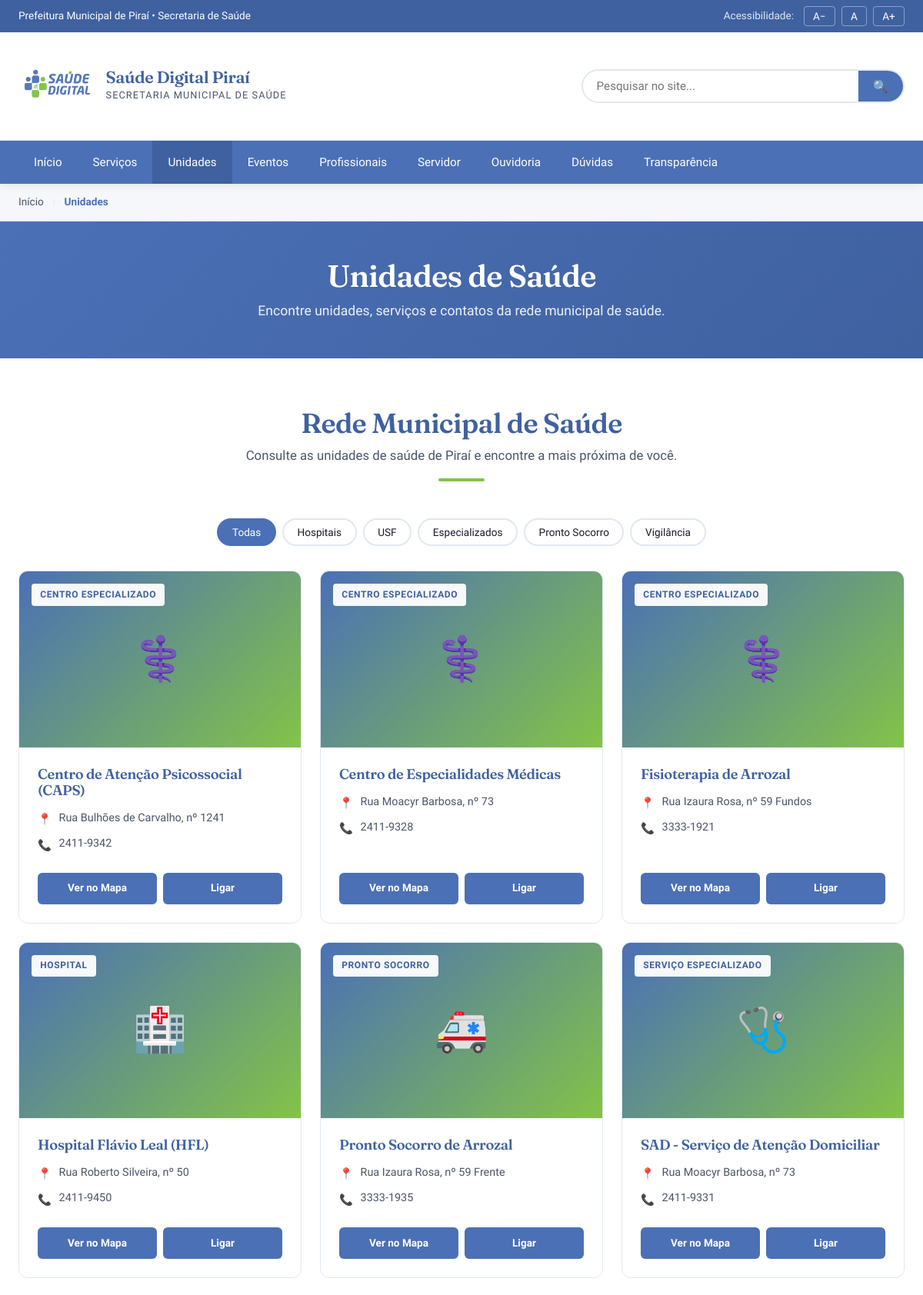
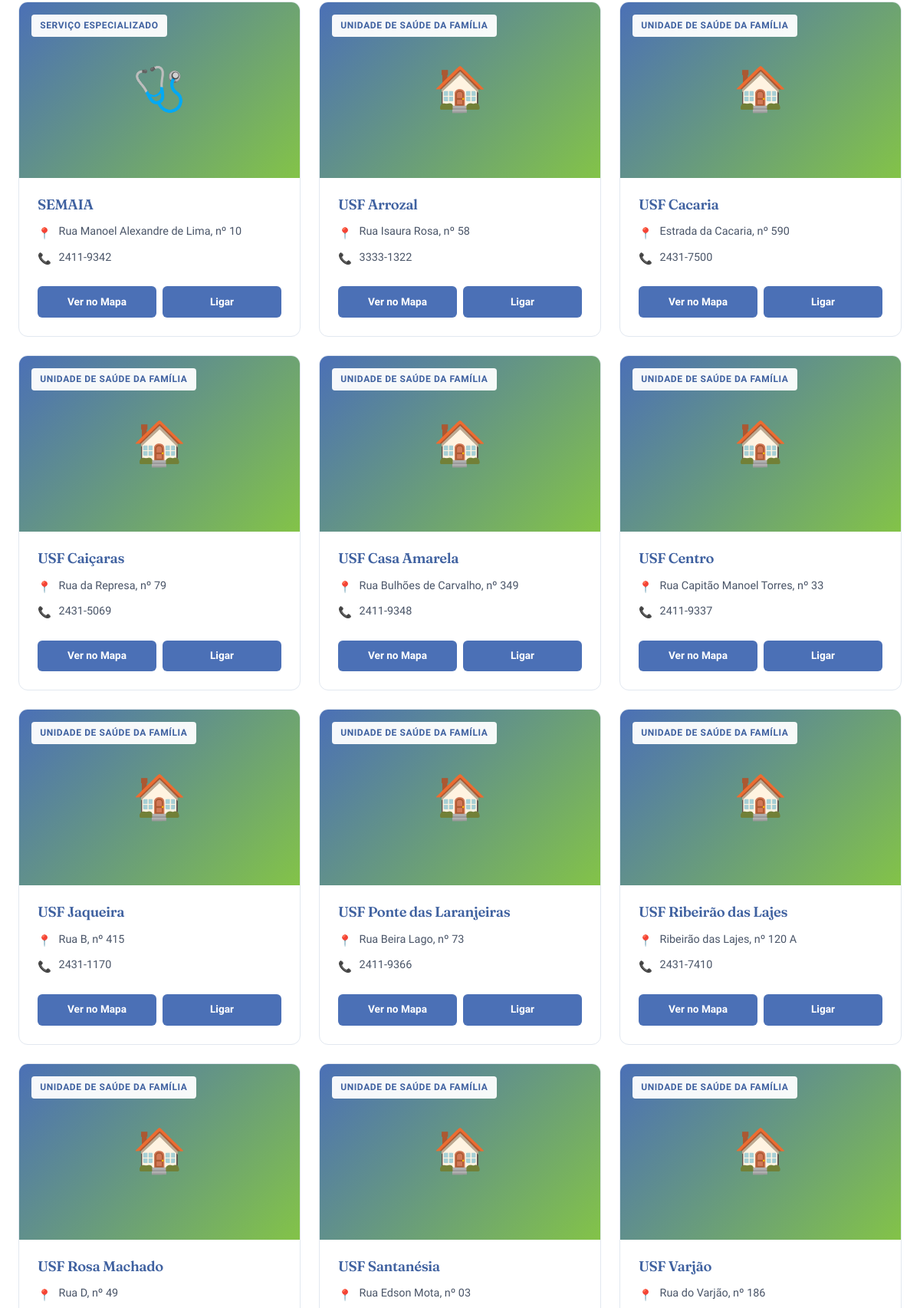
The page /unidades/ (upper part) on the database its author committed (2 pictures, top to bottom).
### conteudo/models.py (models this page shows, shortened)
class Unidade(models.Model):
    class TipoUnidade(models.TextChoices):
        HOSPITAL = "Hospital", "Hospital"
        USF = "Unidade de Saúde da Família", "Unidade de Saúde da Família"
        UNIDADE_SAUDE = "Unidade de Saúde", "Unidade de Saúde"
        CENTRO_ESPECIALIZADO = "Centro Especializado", "Centro Especializado"
        PRONTO_SOCORRO = "Pronto Socorro", "Pronto Socorro"
        SERVICO_ESPECIALIZADO = "Serviço Especializado", "Serviço Especializado"
        VIGILANCIA = "Vigilância em Saúde", "Vigilância em Saúde"
    nome = models.CharField("Nome", max_length=150)
    tipo = models.CharField(
        "Tipo",
        max_length=40,
        choices=TipoUnidade.choices,
    )
    endereco = models.CharField("Endereço", max_length=255)
    telefone = models.CharField("Telefone", max_length=20, blank=True)
    latitude = models.DecimalField("Latitude", max_digits=9, decimal_places=6)
    longitude = models.DecimalField("Longitude", max_digits=9, decimal_places=6)
    ativa = models.BooleanField(
        "Ativa",
        default=True,
        help_text="Controla se a unidade aparece na listagem pública.",
    )
    imagem = models.ImageField(
        "Imagem",
        upload_to="img/unidades/",
        blank=True,
        null=True,
        help_text="Opcional. Se não for enviada, o site mostra um ícone padrão conforme o tipo da unidade.",
    )
    class Meta:
        verbose_name = "Unidade"
        verbose_name_plural = "Unidades"
        ordering = ["nome"]

### core/views.py (the view)
# urls.py: path("unidades/", views.unidades, name="unidades"),
def unidades(request):
    return render(
        request,
        "pages/unidades.html",
        {
            "unidades": Unidade.objects.filter(ativa=True),
        },
    )

### core/templates/pages/unidades.html (shortened to what this page needs)
{% extends "base.html" %}
{% block content %}
<div class="breadcrumb">
    <div class="container">
        <a href="{% url 'home' %}">Início</a>
        <span class="sep">›</span>
        <span class="atual">Unidades</span>
    </div>
</div>
<section class="hero-pagina">
    <div class="container">
        <h1>Unidades de Saúde</h1>
        <p>
            Encontre unidades, serviços e contatos da rede municipal de saúde.
        </p>
    </div>
</section>
<section>
    <div class="container">
        <div class="titulo-secao">
            <h2>Rede Municipal de Saúde</h2>
            <p>
                Consulte as unidades de saúde de Piraí e encontre a mais próxima de você.
            </p>
        </div>
        <div class="filtro-unidades">
            <button class="ativo" data-filtro="todos">
                Todas
            </button>
            <button data-filtro="Hospital">
                Hospitais
            </button>
            <button data-filtro="Unidade de Saúde da Família">
                USF
            </button>
            <button data-filtro="Centro Especializado">
                Especializados
            </button>
            <button data-filtro="Pronto Socorro">
                Pronto Socorro
            </button>
            <button data-filtro="Vigilância em Saúde">
                Vigilância
            </button>
        </div>
        <div id="grid-unidades" class="grid-unidades">
            {% if unidades %}
            {% for unidade in unidades %}
            <article class="card-unidade fade-up" data-tipo="{{ unidade.tipo }}">
                <div class="imagem-unidade">
                    {% if unidade.imagem %}
                    <img src="{{ unidade.imagem.url }}" alt="{{ unidade.nome }}">
                    {% else %}
                    {% if unidade.tipo == "Hospital" %}
                    🏥
                    {% elif unidade.tipo == "Unidade de Saúde da Família" %}
                    🏠
                    {% elif unidade.tipo == "Unidade de Saúde" %}
                    🏥
                    {% elif unidade.tipo == "Centro Especializado" %}
                    ⚕️
                    {% elif unidade.tipo == "Pronto Socorro" %}
                    🚑
                    {% elif unidade.tipo == "Serviço Especializado" %}
                    🩺
                    {% elif unidade.tipo == "Vigilância em Saúde" %}
                    🔬
                    {% else %}
                    🏥
                    {% endif %}
                    {% endif %}
                    <span class="tipo-tag">
                        {{ unidade.tipo }}
                    </span>
                </div>
                <div class="conteudo-unidade">
                    <h3>{{ unidade.nome }}</h3>
                    <div class="info-linha">
                        <span class="ico">📍</span>
                        <span>{{ unidade.endereco }}</span>
                    </div>
                    {% if unidade.telefone %}
                    <div class="info-linha">
                        <span class="ico">📞</span>
                        <span>{{ unidade.telefone }}</span>
                    </div>
                    {% endif %}
                    <div class="acoes">
                        <a href="https://www.google.com/maps/search/?api=1&query={{ unidade.latitude }},{{ unidade.longitude }}"
                            target="_blank" rel="noopener">
                            Ver no Mapa
                        </a>
                        {% if unidade.telefone %}
                        <a href="tel:{{ unidade.telefone }}">
                            Ligar
                        </a>
                        {% endif %}
                    </div>
                </div>
            </article>
            {% endfor %}
            {% endif %}
        </div>
    </div>
</section>
{% endblock %}

### core/templates/base.html (shortened to what this page needs)
{% load static %}
<!doctype html>
<html lang="pt-BR">
<head>
  <link rel="stylesheet" href="{% static 'css/estilo.css' %}" />
</head>
<body>
  {% include "components/header.html" %} {% block content %} {% endblock %} {% include "components/footer.html" %}
</body>
</html>

### core/templates/components/header.html (shortened to what this page needs)
{% load static %}
<div class="barra-topo">
  <div class="container">
    <div>
      <span>Prefeitura Municipal de Piraí</span>
      •
      <span>Secretaria de Saúde</span>
    </div>
    <div class="acessibilidade">
      <span class="label-acc">Acessibilidade:</span>
      <button data-acao="diminuir-fonte" title="Diminuir texto" aria-label="Diminuir texto">
        A−
      </button>
      <button data-acao="resetar-fonte" title="Restaurar tamanho" aria-label="Restaurar tamanho">
        A
      </button>
      <button data-acao="aumentar-fonte" title="Aumentar texto" aria-label="Aumentar texto">
        A+
      </button>
    </div>
  </div>
</div>
<header class="cabecalho">
  <div class="container">
    <a href="{% url 'home' %}" class="logo">
      <img src="{% static 'img/logo.png' %}" alt="Logo Saúde Digital Piraí" class="logo-imagem" />
      <div class="logo-texto">
        <h1>Saúde Digital Piraí</h1>
        <p>Secretaria Municipal de Saúde</p>
      </div>
    </a>
    <form class="busca" role="search" action="{% url 'busca' %}" method="get">
      <input type="search" name="q" placeholder="Pesquisar no site..." aria-label="Pesquisar" />
      <button type="submit" aria-label="Pesquisar">🔍</button>
    </form>
  </div>
</header>
<nav class="navbar" aria-label="Menu principal">
  <div class="container">
    <ul class="menu">
      <li>
        <a href="{% url 'home' %}" class="{% if request.resolver_match.url_name == 'home' %}ativo{% endif %}">
          Início
        </a>
      </li>
      <li>
        <a href="{% url 'servicos' %}" class="{% if request.resolver_match.url_name == 'servicos' %}ativo{% endif %}">
          Serviços
        </a>
      </li>
      <li>
        <a href="{% url 'unidades' %}" class="{% if request.resolver_match.url_name == 'unidades' %}ativo{% endif %}">
          Unidades
        </a>
      </li>
      <li>
        <a href="{% url 'eventos' %}" class="{% if request.resolver_match.url_name == 'eventos' %}ativo{% endif %}">
          Eventos
        </a>
      </li>
      <li>
        <a href="{% url 'profissionais' %}"
          class="{% if request.resolver_match.url_name == 'profissionais' %}ativo{% endif %}">
          Profissionais
        </a>
      </li>
      <li>
        <a href="{% url 'servidor' %}" class="{% if request.resolver_match.url_name == 'servidor' %}ativo{% endif %}">
          Servidor
        </a>
      </li>
      <li>
        <a href="{% url 'ouvidoria' %}" class="{% if request.resolver_match.url_name == 'ouvidoria' %}ativo{% endif %}">
          Ouvidoria
        </a>
      </li>
      <li>
        <a href="{% url 'duvidas' %}" class="{% if request.resolver_match.url_name == 'duvidas' %}ativo{% endif %}">
          Dúvidas
        </a>
      </li>
      <li>
        <a href="https://transparencia.pirai.rj.gov.br/"
          class="{% if request.resolver_match.url_name == 'transparencia' %}ativo{% endif %}">
          Transparência
        </a>
      </li>
    </ul>
  </div>
</nav>

### core/templates/components/footer.html (shortened to what this page needs)
{% load static %}

### rows shown on the page
Unidade: tipo "CENTRO ESPECIALIZADO", nome "Centro de Atenção Psicossocial (CAPS)", endereco "Rua Bulhões de Carvalho, nº 1241", telefone "2411-9342"
Unidade: tipo "CENTRO ESPECIALIZADO", nome "Centro de Especialidades Médicas", endereco "Rua Moacyr Barbosa, nº 73", telefone "2411-9328"
Unidade: tipo "CENTRO ESPECIALIZADO", nome "Fisioterapia de Arrozal", endereco "Rua Izaura Rosa, nº 59 Fundos", telefone "3333-1921"
Unidade: tipo "HOSPITAL", nome "Hospital Flávio Leal (HFL)", endereco "Rua Roberto Silveira, nº 50", telefone "2411-9450"
Unidade: tipo "PRONTO SOCORRO", nome "Pronto Socorro de Arrozal", endereco "Rua Izaura Rosa, nº 59 Frente", telefone "3333-1935"
Unidade: tipo "SERVIÇO ESPECIALIZADO", nome "SAD - Serviço de Atenção Domiciliar", endereco "Rua Moacyr Barbosa, nº 73", telefone "2411-9331"
Unidade: tipo "SERVIÇO ESPECIALIZADO", nome "SEMAIA", endereco "Rua Manoel Alexandre de Lima, nº 10", telefone "2411-9342"
Unidade: tipo "UNIDADE DE SAÚDE DA FAMÍLIA", nome "USF Arrozal", endereco "Rua Isaura Rosa, nº 58", telefone "3333-1322"
Unidade: tipo "UNIDADE DE SAÚDE DA FAMÍLIA", nome "USF Cacaria", endereco "Estrada da Cacaria, nº 590", telefone "2431-7500"
Unidade: tipo "UNIDADE DE SAÚDE DA FAMÍLIA", nome "USF Caiçaras", endereco "Rua da Represa, nº 79", telefone "2431-5069"
Unidade: tipo "UNIDADE DE SAÚDE DA FAMÍLIA", nome "USF Casa Amarela", endereco "Rua Bulhões de Carvalho, nº 349", telefone "2411-9348"
Unidade: tipo "UNIDADE DE SAÚDE DA FAMÍLIA", nome "USF Centro", endereco "Rua Capitão Manoel Torres, nº 33", telefone "2411-9337"
Unidade: tipo "UNIDADE DE SAÚDE DA FAMÍLIA", nome "USF Jaqueira", endereco "Rua B, nº 415", telefone "2431-1170"
Unidade: tipo "UNIDADE DE SAÚDE DA FAMÍLIA", nome "USF Ponte das Laranjeiras", endereco "Rua Beira Lago, nº 73", telefone "2411-9366"
Unidade: tipo "UNIDADE DE SAÚDE DA FAMÍLIA", nome "USF Ribeirão das Lajes", endereco "Ribeirão das Lajes, nº 120 A", telefone "2431-7410"
Unidade: tipo "UNIDADE DE SAÚDE DA FAMÍLIA", nome "USF Rosa Machado", endereco "Rua D, nº 49"
Unidade: tipo "UNIDADE DE SAÚDE DA FAMÍLIA", nome "USF Santanésia", endereco "Rua Edson Mota, nº 03"
Unidade: tipo "UNIDADE DE SAÚDE DA FAMÍLIA", nome "USF Varjão", endereco "Rua do Varjão, nº 186"
